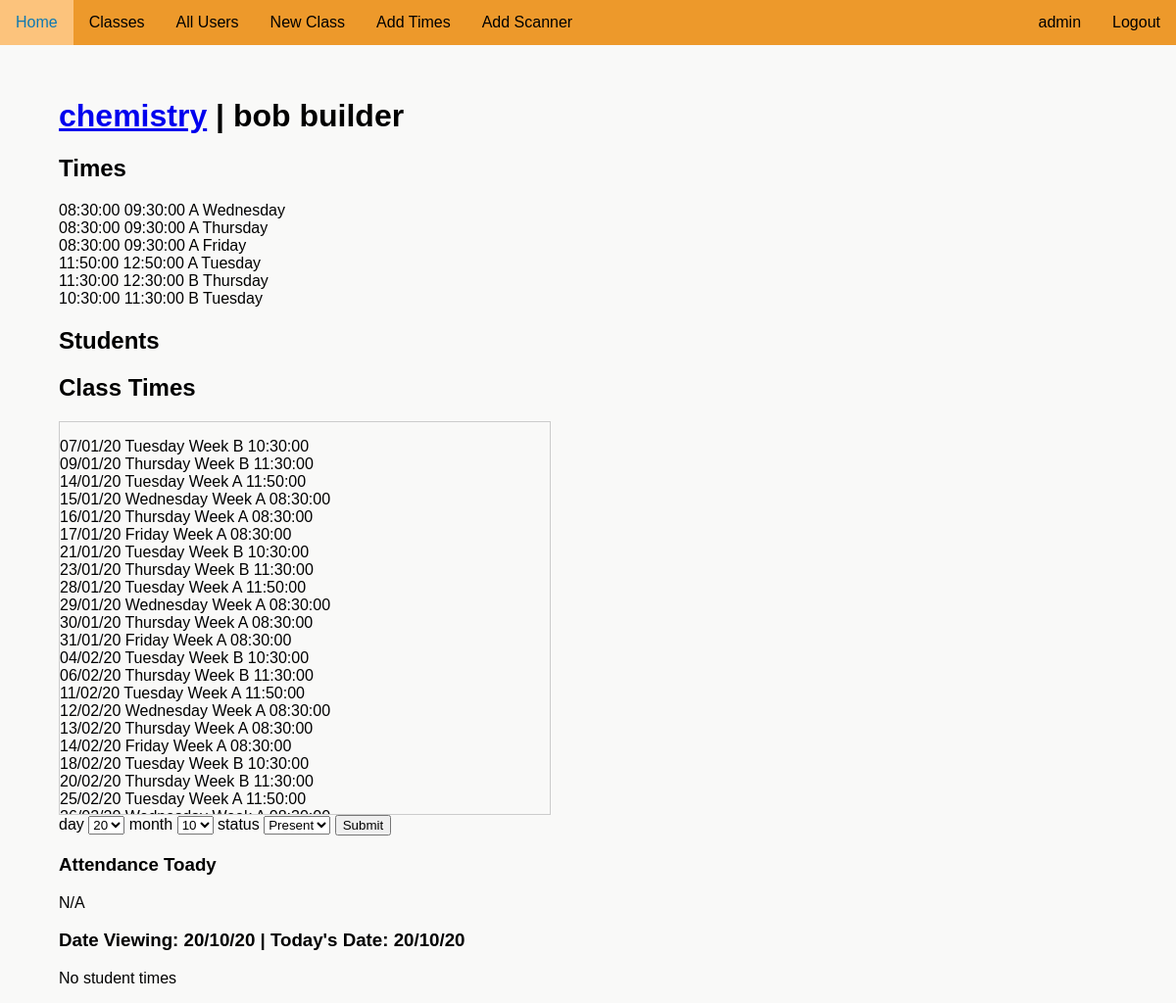
Page /account/16327/classes/CHEM-1/294 (signed in) on the earlier database version.
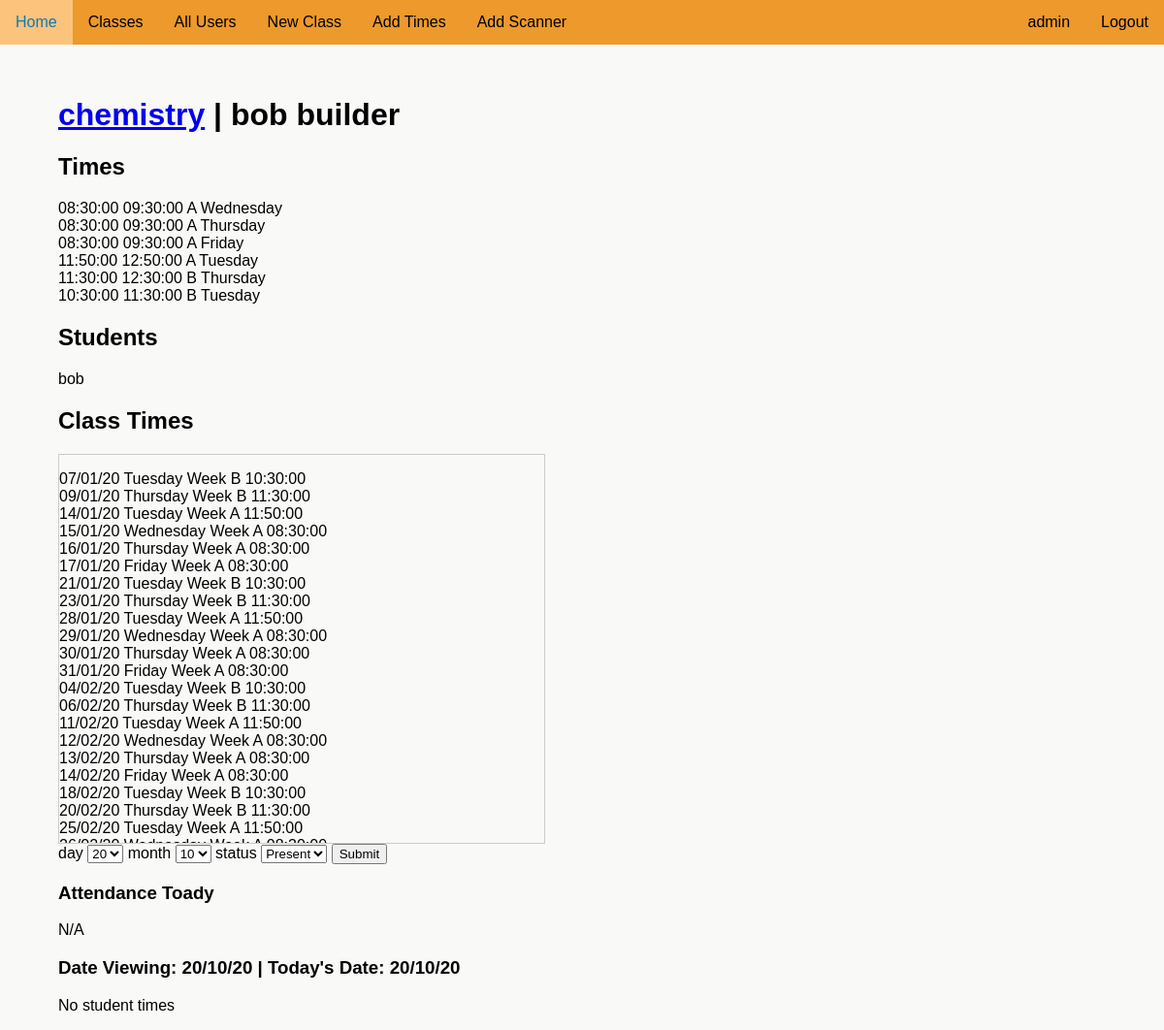
Same page on the later database version.
### attendanceproject/models.py (models this page shows)
class SubjectTimes(db.Model):
    __tablename__ = "subject_time"
    id = db.Column(db.Integer, unique=True, nullable=False, primary_key=True)
    subject_id = db.Column(db.Integer, db.ForeignKey('subject_code.id'))
    stime_id = db.Column(db.Integer, db.ForeignKey('times.id'), nullable=False)
    sweek = db.Column(db.Boolean, nullable=False)
    sday = db.Column(db.Integer, nullable=False)
    time = db.relationship('Times', back_populates='subjects')
    subject = db.relationship('SubjectCode', back_populates='times')

class Times(db.Model):
    __tablename__ = "times"
    id = db.Column(db.Integer, unique=True, nullable=False, primary_key=True)
    start_time = db.Column(db.Time, unique=True, nullable=False)
    end_time = db.Column(db.Time, unique=True, nullable=False)
    subjects = db.relationship("SubjectTimes", back_populates='time')

class UserSubject(db.Model):
    __tablename__ = "user_subject"
    id = db.Column(db.Integer, unique=True, nullable=False, primary_key=True)
    user_id = db.Column(db.Integer, db.ForeignKey('user.id')) # Foreign Key
    user_type = db.Column(db.Text(10), nullable=False) # Teacher or student relationship to class
    subject_id = db.Column(db.Integer, db.ForeignKey('subject_code.id')) # Foreign Key
    user = db.relationship('User', back_populates='subjects')
    subject = db.relationship('SubjectCode', back_populates='users')

class User(UserMixin, db.Model):
    __tablename__ = "user"
    id = db.Column(db.Integer, unique=True, nullable=False, primary_key=True)
    fname = db.Column(db.Text(20), nullable=False)
    lname = db.Column(db.Text(20), nullable=False)
    user_code = db.Column(db.Text(8), nullable=False, unique=True)
    email = db.Column(db.Text(50), nullable=False, unique=True)
    password = db.Column(db.Text(90), nullable=False)
    auth = db.Column(db.Text(10), nullable=True)
    tags = db.relationship('Tag', backref='user_tag')
    subjects = db.relationship('UserSubject', back_populates='user')
    attnd_times = db.relationship('AttendanceTime', backref='subject_attnd_times')

### attendanceproject/routes.py (the view, shortened to what this page needs)
@app.route('/account/<user_code>/classes/<class_code>/<int:day>', methods=["GET", "POST"])
@login_required
def class_code(class_code, user_code, day):
    if day > 365:
        flash('Day number out of range')
        abort(404)
    subject = SubjectCode.query.filter_by(code=class_code).first()
    prev_next = {'next_day':url_for('class_code', class_code=class_code, user_code=user_code, day=day+1),
                 'prev_day':url_for('class_code', class_code=class_code, user_code=user_code, day=day-1),
                 'today':url_for('class_code', class_code=class_code, user_code=user_code, day=datetime.date.today().timetuple().tm_yday)}
    if not subject:
        flash('Class could not be found')
        return redirect(url_for('classes', user_code=current_user.user_code))
    user = User.query.filter_by(user_code=user_code).first()
    if user:
        total_days = day_num() - day
        current_date = datetime.date.today() - datetime.timedelta(days=total_days)
        if (current_user.auth in ['teacher', 'admin'] and class_code in
            [x.subject.code for x in current_user.subjects]) and user == current_user:
            check = check_class_date(subject_date=current_date, subject=subject)
            student_times = [] # Variable for the times of the students in the class
            students_in_class = 0 # Variable used to check if there are students in the class
            if 'student' in [user.user_type for user in subject.users]:
                students_in_class = 1
                for user in subject.users:
                    added_time = False
                    if user.user_type == 'student':
                        if user.user.attnd_times:
                            for t in user.user.attnd_times:
                                if t.time.date() == current_date and t.subject == subject.id:
                                    student_times.append((user.user, t.attnd_status))
                                    added_time = True
                                    break
                            if not added_time:
                                student_times.append((user.user, "N/A"))
                        else:
                            student_times.append((user.user, "N/A"))
            if check:
                return render_template("teacherclass.html", day_num=day_num(), subject=subject, user=current_user,
                                        days=CONSTANT_DAYS, students_in_class=students_in_class,
                                        current_date=current_date.strftime('%d/%m/%y'), student_times=student_times,
                                        time=check, week=current_week(current_date),
                                        day=CONSTANT_DAYS[current_date.isoweekday()-1], prev_next=prev_next,
                                        viewing_day=day)
            return render_template("teacherclass.html", day_num=day_num(), subject=subject, user=current_user,
                                    days=CONSTANT_DAYS, students_in_class=students_in_class,
                                    current_date=current_date.strftime('%d/%m/%y'), student_times=None,
                                    week=current_week(current_date), day=CONSTANT_DAYS[current_date.isoweekday()-1],
                                    prev_next=prev_next, viewing_day=day)
        elif current_user.auth in ['teacher', 'admin'] and user.auth == 'student':
            form = AddStudentAttndTime(day=current_date.day, month=current_date.month)
            class_times = get_class_dates(subject)
            user_attendance_times = AttendanceTime.query.filter_by(user=user.id, subject=subject.id).all()
            user_attendance_today = None
            for i in user_attendance_times:
                if i.time.date() == current_date:
                    user_attendance_today = i
            return render_template("teacherstudentclass.html", subject=subject, user=user, days=CONSTANT_DAYS, student_times=user_attendance_times, form=form,
                                    class_times=class_times, current_date=current_date.strftime('%d/%m/%y'), day=day, today_date=datetime.date.today().strftime('%d/%m/%y'),
                                    teacher=current_user, user_attendance_today=user_attendance_today)
        else:
            flash('You do not have access to this page')
            return redirect(url_for('classes', user_code=current_user.user_code))
    return render_template("teacherclass.html", subject=subject)

### attendanceproject/forms.py
class AddStudentAttndTime(FlaskForm):
    day = SelectField("Day", choices=[(x , x) for x in range(1, 32)], coerce=int)
    month = SelectField("Month", choices=[(x, x) for x in range(1, 13)], coerce=int)
    status = SelectField('Attendance Status', choices=[('present', 'Present'), ('late', 'Late'), ('absent', 'Absent')], coerce=str, validators=[InputRequired()])
    submit = SubmitField('Submit')

### attendanceproject/models.py (called while the page is built)
@login_manager.user_loader
def load_user(user_id):
    return User.query.get(int(user_id))

### attendanceproject/routes.py (called while the page is built)
def day_num():
    return datetime.date.today().timetuple().tm_yday

def first_monday():
    for i in range(0, 366):
        start_date = datetime.date(year=datetime.datetime.today().year, month=1, day=1)
        end_date = start_date + datetime.timedelta(days=i)
        if end_date.timetuple().tm_wday == 0:
            return i

### attendanceproject/templates/teacherstudentclass.html (shortened to what this page needs)
{% extends "layout.html" %}
{% block content %}
    <h1><a href="{{ url_for('class_code', class_code=subject.code, user_code=teacher.user_code, day=day) }}">{{ subject.name }}</a> | {{ user.fname }} {{ user.lname }}</h1>
    <h2>Times</h2>
    {% if subject.times %}
        <ul>
            {% for time in subject.times %}
                <li>{{ time.time.start_time }} {{ time.time.end_time }} {% if not time.sweek %} A {% else %} B {% endif %} {{ days[time.sday] }}</li>
            {% endfor %}
        </ul>
    {% endif %}
    <h2>Students</h2>
    {% if subject.users %}
        <ul>
        {% for user in subject.users %}
            {% if user.user_type == 'student' %}
                <li>{{ user.user.fname }}</li>
            {% endif %}
        {% endfor %}
        </ul>
    {% endif %}
    <h2>Class Times</h2>
    <div style="height:400px;width:500px;border:1px solid #ccc;overflow:auto;">
        <ul>
            {% for i in class_times %}
                <li>
                    {% for x in range(i|length) %}
                        {{ i[x] }}
                    {% endfor %}
                </li>
            {% endfor %}
        </ul>
    </div>
    <form method='POST' action=''>
        day {{ form.day }}
        month {{ form.month }}
        status {{ form.status }}
        {{ form.submit }}
    </form>
    <h3>Attendance Toady</h3>
    {% if user_attendance_today %}
        <p>{{ user_attendance_today.time }} {{ user_attendance_today.attnd_status }}</p>
    {% else %}
        <p>N/A</p>
    {% endif %}
    <h3>Date Viewing: {{ current_date }} | Today's Date: {{ today_date }}</h3>
    {% if student_times %}
        <ul>
            {% for time in student_times %}
                <li>{{ time.time }} {{ time.attnd_status }}</li>
            {% endfor %}
        </ul>
    {% else %}
        <p>No student times</p>
    {% endif %}
{% endblock %}

Differences in the rows shown:
added UserSubject: user.fname "bob"
